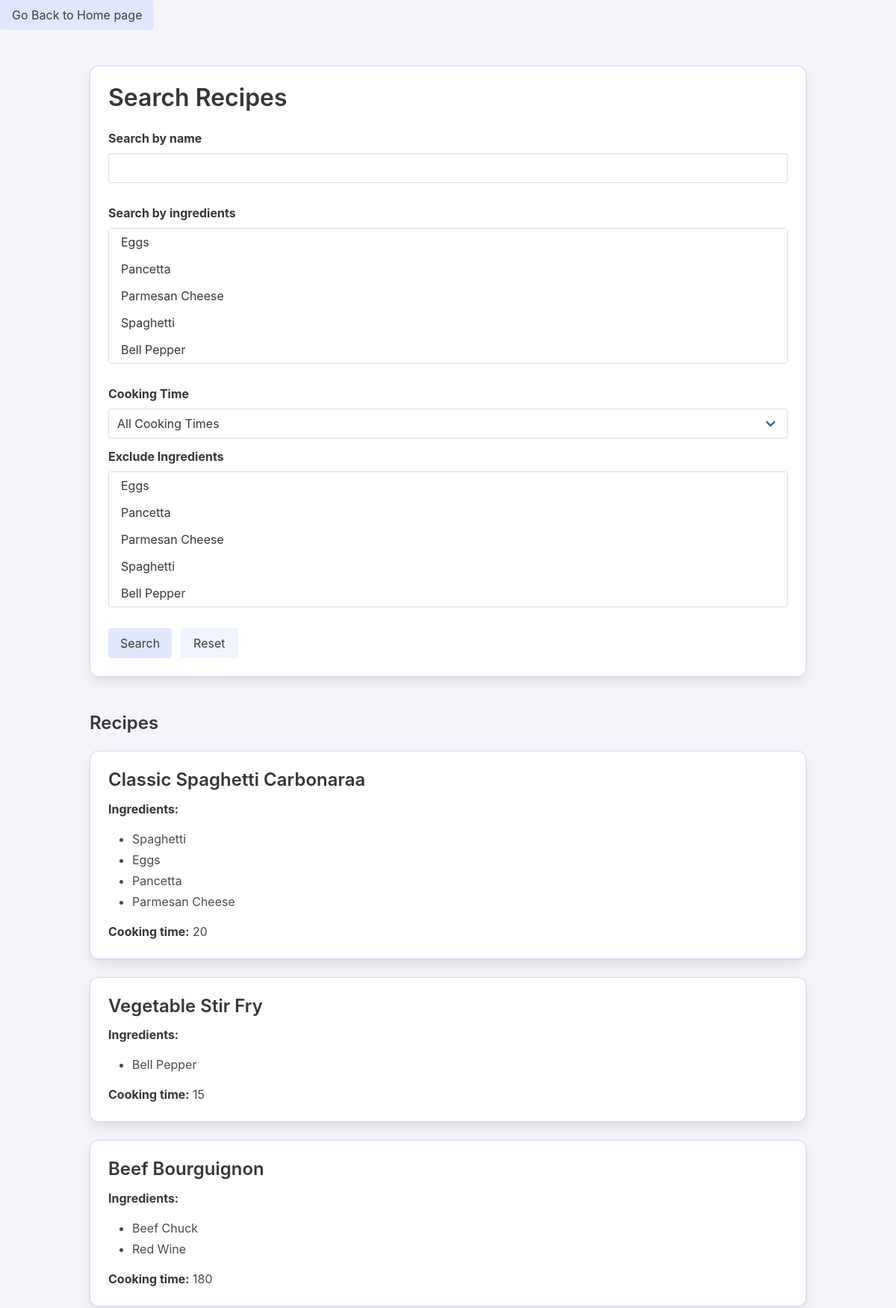
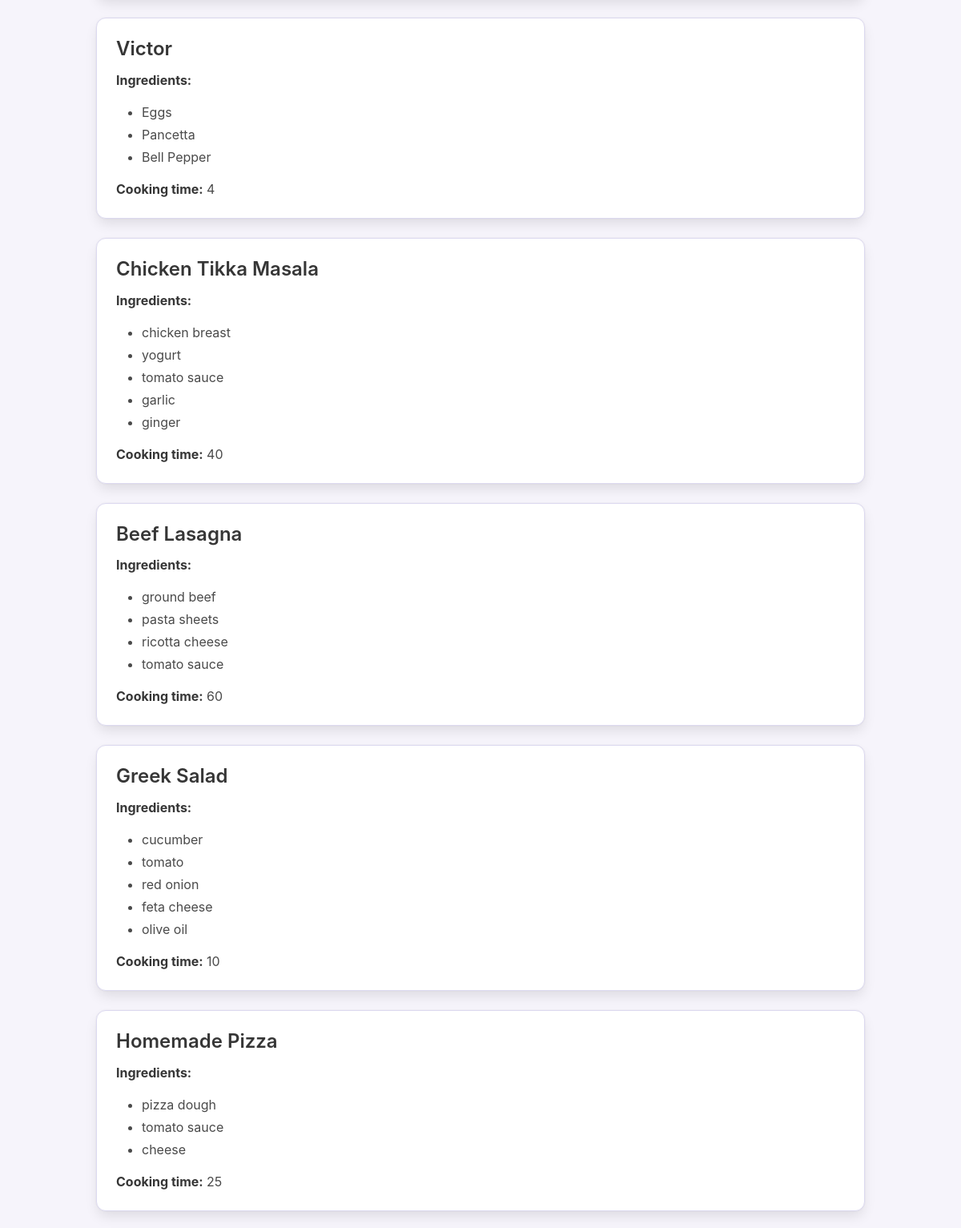
The app's page /recipe_generator/recipes/ (upper part) with its own data (2 pictures, top to bottom).
### django_recipe_generator/recipe_generator/models.py (models this page shows, shortened)
class Recipe(models.Model):
    name = models.CharField(max_length=200)
    instructions = models.TextField()
    cooking_time = models.IntegerField()  # in minutes
    ingredients = models.ManyToManyField(Ingredient, through='RecipeIngredient')
    objects = RecipeManager()

class Ingredient(models.Model):
    name = models.CharField(max_length=100)
    category = models.CharField(max_length=50)  # e.g., "protein", "vegetable"

### django_recipe_generator/recipe_generator/views.py (the view, shortened to what this page needs)
# urls.py: path('recipes/', views.RecipeList.as_view(), name='recipe_list'),  # Search page/all recipes by default
class RecipeList(ListView): # search filters
    model = Recipe
    paginate_by = 15
    template_name = "recipe_generator/recipe_list.html"
    context_object_name = 'recipes'
    def get(self, request, *args, **kwargs):
        request.session['came_from_search'] = True
        request.session['search_query'] = request.GET.urlencode()  # Store search filters
        return super().get(request, *args, **kwargs)
    def get_queryset(self):
        query_ingredients = [int(i) for i in self.request.GET.getlist('query_ingredients') if i.isdigit()]
        exclude_ingredients = [int(i) for i in self.request.GET.getlist('exclude_ingredients') if i.isdigit()]
        query_name = self.request.GET.get('query_name', '')
        time_filter = self.request.GET.get('cooking_time')
        qs = Recipe.objects.search(query_name=query_name,query_ingredients=query_ingredients).filter_recipes(time_filter=time_filter,
            exclude_ingredients=exclude_ingredients).prefetch_related('ingredients')
        return qs
    def get_context_data(self, **kwargs):
        context = super().get_context_data(**kwargs)
        context['current_cooking_time'] = self.request.GET.get('cooking_time', '')
        context['all_ingredients'] = Ingredient.objects.all()
        context['query_ingredients'] = self.request.GET.getlist('query_ingredients', '')
        context['query_name'] = self.request.GET.get('query_name', '')
        context['exclude_ingredients'] = self.request.GET.getlist('exclude_ingredients')
        return context

### django_recipe_generator/recipe_generator/models.py (called while the page is built, shortened)
    def search(self, query_name=None, query_ingredients=None):
        qs = self
        if query_name:
            qs = qs.filter(name__icontains=query_name)
        return qs

    def filter_recipes(self, time_filter=None, exclude_ingredients=None):
        qs = self
        if time_filter == 'quick':
            qs = qs.filter(cooking_time__lt=20)
        elif time_filter == 'standard':
            qs = qs.filter(cooking_time__range=(20, 45))
        elif time_filter == 'long':
            qs = qs.filter(cooking_time__gt=45)
        if exclude_ingredients:
            qs = qs.exclude(ingredients__id__in=exclude_ingredients).distinct()
        return qs

    def get_queryset(self):
        return RecipeQuerySet(self.model, using=self._db)

    def search(self, query_name=None, query_ingredients=None):
        return self.get_queryset().search(query_name, query_ingredients)

### django_recipe_generator/templates/recipe_generator/recipe_list.html (shortened to what this page needs)
<!DOCTYPE html>
<html lang="en">
<head>
  <link rel="stylesheet" href="https://cdn.jsdelivr.net/npm/bulma@0.9.4/css/bulma.min.css">
</head>
<body>
    <a href="{% url 'index' %}"" class="button is-pastel">Go Back to Home page</a>
<section class="section">
  <div class="container">
    <div class="box pastel-box">
    <h1 class="title is-3">Search Recipes</h1>
      <form method="get" action=".">
        <div class="field">
          <label class="label" for="query_name">Search by name</label>
          <div class="control">
            <input class="input" type="text" name="query_name" id="query_name" value="{{ request.GET.query_name }}">
          </div>
        </div>
        <div class="field">
          <label class="label" for="query_ingredients">Search by ingredients</label>
          <div class="control">
            <div class="select is-multiple is-fullwidth">
              <select name="query_ingredients" id="query_ingredients" multiple size="5">
                {% for ingredient in all_ingredients %}
                  <option value="{{ ingredient.id }}"
                    {% if ingredient.id|stringformat:"s" in query_ingredients %}selected{% endif %}>
                  </option>
                {% endfor %}
              </select>
            </div>
          </div>
        </div>
        <div class="field">
          <label class="label" for="cooking_time">Cooking Time</label>
          <div class="control">
            <div class="select is-fullwidth">
              <select name="cooking_time" id="cooking_time">
                <option value="">All Cooking Times</option>
              </select>
            </div>
          </div>
        </div>
        <div class="field">
          <label class="label" for="exclude_ingredients">Exclude Ingredients</label>
          <div class="control">
            <div class="select is-multiple is-fullwidth">
              <select name="exclude_ingredients" id="exclude_ingredients" multiple size="5">
                {% for ingredient in all_ingredients %}
                  <option value="{{ ingredient.id }}"
                    {% if ingredient.id|stringformat:"s" in exclude_ingredients %}selected{% endif %}>
                  </option>
                {% endfor %}
              </select>
            </div>
          </div>
        </div>
        <div class="field is-grouped">
          <div class="control">
            <button class="button is-pastel" type="submit">Search</button>
          </div>
          <div class="control">
            <a href="." class="button is-light">Reset</a>
          </div>
        </div>
      </form>
    </div>
    <div class="content mt-6">
      <h1 class="title is-4">Recipes</h1>
      {% for recipe in recipes %}
        <div class="box pastel-box">
          <a href="{% url 'recipe_detail' recipe.id %}">
            <h2 class="subtitle is-4">{{ recipe.name }}</h2>
          </a>
          <p><strong>Ingredients:</strong></p>
          <ul>
            {% for ingredient in recipe.ingredients.all %}
              <li>{{ ingredient.name }}</li>
            {% endfor %}
          </ul>
          <p><strong>Cooking time:</strong> {{ recipe.cooking_time }}</p>
        </div>
      {% endfor %}
    </div>
  </div>
</section>
</body>
</html>

### django_recipe_generator/templates/recipe_generator/recipe_list.html (style rules this page uses)
body { background-color: #f6f4fb; }
.pastel-box { background-color: #ffffff; border: 1px solid #dcd9f0; border-radius: 12px; padding: 1.5rem; }
h1, h2 { color: #6c63ff; }
.button.is-pastel { background-color: #e0e7ff; color: #3c3c3c; border: none; }
.button.is-light { background-color: #f0f4ff; color: #3c3c3c; }
select, input { margin-bottom: 1rem; }

### records on screen
Recipe: name "Classic Spaghetti Carbonaraa", cooking_time "20"
Ingredient: {{ ingredient.id }} 4 (drawn), name "Spaghetti"
Ingredient: {{ ingredient.id }} 1 (drawn), name "Eggs"
Ingredient: {{ ingredient.id }} 2 (drawn), name "Pancetta"
Ingredient: {{ ingredient.id }} 3 (drawn), name "Parmesan Cheese"
Recipe: name "Vegetable Stir Fry", cooking_time "15"
Ingredient: {{ ingredient.id }} 5 (drawn), name "Bell Pepper"
Recipe: name "Beef Bourguignon", cooking_time "180"
Ingredient: {{ ingredient.id }} 6 (drawn), name "Beef Chuck"
Ingredient: name "Red Wine"
Recipe: name "Victor", cooking_time "4"
Recipe: name "Chicken Tikka Masala", cooking_time "40"
Ingredient: name "chicken breast"
Ingredient: name "yogurt"
Ingredient: name "tomato sauce"
Ingredient: name "garlic"
Ingredient: name "ginger"
Recipe: name "Beef Lasagna", cooking_time "60"
Ingredient: name "ground beef"
Ingredient: name "pasta sheets"
Ingredient: name "ricotta cheese"
Recipe: name "Greek Salad", cooking_time "10"
Ingredient: name "cucumber"
Ingredient: name "tomato"
Ingredient: name "red onion"
Ingredient: name "feta cheese"
Ingredient: name "olive oil"
Recipe: name "Homemade Pizza", cooking_time "25"
Ingredient: name "pizza dough"
Ingredient: name "cheese"
